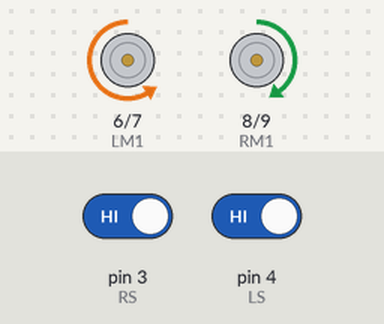
A sketch run on a simulated Arduino Uno, built with avr-gcc and run on an emulated ATmega328P. Shown: motor-driver pin pairs drawn as motors (green arrow = first pin HIGH = forward, orange = second pin HIGH = backward, longer = more drive, scaled by the enable pin). Inputs (shaded band) come from the test bench; at power-on: pin 3 (RS) HIGH, pin 4 (LS) HIGH.

Above: at 1.2 s.
1.3 s: pin 3 (RS) driven LOW
At 1.8 s:
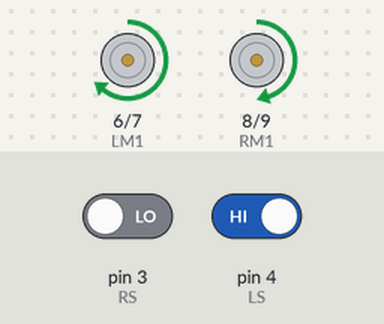
2.8 s: pin 4 (LS) driven LOW
At 4.0 s:
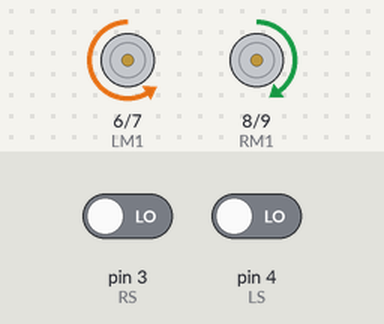
4.3 s: pin 3 (RS) driven HIGH
At 5.3 s:
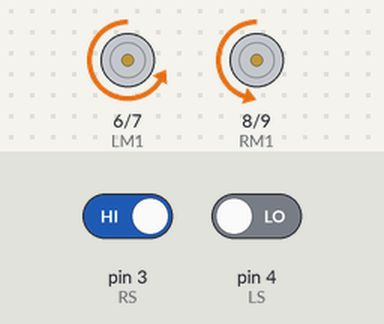
Timing chart, 0 to 7.3 s (numbered marks = the images above; inputs shaded):
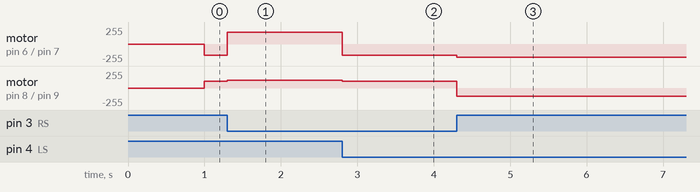

The sketch:

Line_Following_Robot.ino
```cpp
/*------ Arduino Line Follower Code----- */
/*-------definning Inputs------*/
#define LS 4      // left sensor
#define RS 3     // right sensor
int flag=0;
/*-------definning Outputs------*/
#define LM1 6       // left motor
#define LM2 7       // left motor
#define RM1 8       // right motor
#define RM2 9       // right motor
#define MtrspeedA 10
#define MtrspeedB 5
#define mainl 13
#define mainr 12

void setup()
{
  pinMode(LS, INPUT);
  pinMode(RS, INPUT);
  pinMode(LM1, OUTPUT);
  pinMode(LM2, OUTPUT);
  pinMode(RM1, OUTPUT);
  pinMode(RM2, OUTPUT);
  Serial.begin(9600);
}
void loop()
{
  if(!(digitalRead(LS)) && !(digitalRead(RS)) )     // Move Forward
  {
    digitalWrite(LM1, LOW);
    digitalWrite(LM2, HIGH);
    digitalWrite(RM1, HIGH);
    digitalWrite(RM2, LOW);

    analogWrite(MtrspeedA, 170);
    analogWrite(MtrspeedB, 100);
  }

  if(digitalRead(LS) && !(digitalRead(RS)))     // Turn LEFT
  {
    digitalWrite(LM1, HIGH);
    digitalWrite(LM2, LOW);
    digitalWrite(RM1, HIGH);
    digitalWrite(RM2, LOW);
    analogWrite(MtrspeedA, 180);//LEFT
    analogWrite(MtrspeedB,120);//RIGHT


  }

  if(!(digitalRead(LS)) && digitalRead(RS))     // turn RIGHT
  {
    digitalWrite(LM1, LOW);
    digitalWrite(LM2, HIGH);
    digitalWrite(RM1, LOW);
    digitalWrite(RM2, HIGH);
    analogWrite(MtrspeedA, 200);//LEFT
    analogWrite(MtrspeedB, 120);//RIGTH


  }

  if(digitalRead(LS) && digitalRead(RS))     // stop
  {
    digitalWrite(LM1, HIGH);
    digitalWrite(LM2, HIGH);
    digitalWrite(RM1, HIGH);
    digitalWrite(RM2, HIGH);
    analogWrite(MtrspeedA, 0);
    analogWrite(MtrspeedB, 0);


    if(flag==0)
    {
      int c=0;
     while(c<10)
     {
      digitalWrite(mainl, HIGH);
     digitalWrite(mainr, LOW);
     delay(20);
     digitalWrite(mainl, LOW);
     digitalWrite(mainr, LOW);
     delay(80);
      c++;
     }
     digitalWrite(mainl, LOW);
     digitalWrite(mainr, LOW);
    }
    else
    {
      int c1=0;
     while(c1<10)
     {
      digitalWrite(mainl, LOW);
     digitalWrite(mainr, HIGH);
     delay(20);
     digitalWrite(mainl, LOW);
     digitalWrite(mainr, LOW);
     delay(80);
      c1++;
     }
     digitalWrite(mainl, LOW);
     digitalWrite(mainr, LOW);


    }
    while(digitalRead(LS) && digitalRead(RS))
    {

    digitalWrite(LM1, LOW);
    digitalWrite(LM2, HIGH);

    digitalWrite(RM1, HIGH);
    digitalWrite(RM2, LOW);

    analogWrite(MtrspeedA, 170);
    analogWrite(MtrspeedB, 100);
    }
    if(flag==0)
    {
     flag=1;
    }
    else
    {
      flag=0;
    }
}
}
```

Measured:
- after the input at 1.3 s, motor on pin 6 (LM1) / pin 7 (LM2): backward 170/255 → forward 180/255 at once; motor on pin 8 (RM1) / pin 9 (RM2): forward 100/255 → forward 120/255 at once
- after the input at 2.8 s, motor on pin 6 (LM1) / pin 7 (LM2): forward 180/255 → backward 170/255 at once; motor on pin 8 (RM1) / pin 9 (RM2): forward 120/255 → forward 100/255 at once
- after the input at 4.3 s, motor on pin 6 (LM1) / pin 7 (LM2): backward 170/255 → backward 200/255 at once; motor on pin 8 (RM1) / pin 9 (RM2): forward 100/255 → backward 120/255 at once
